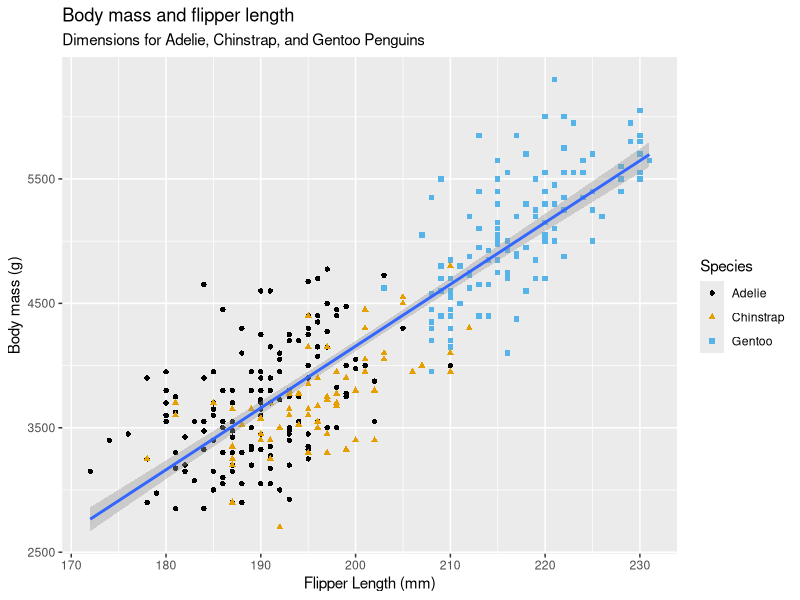
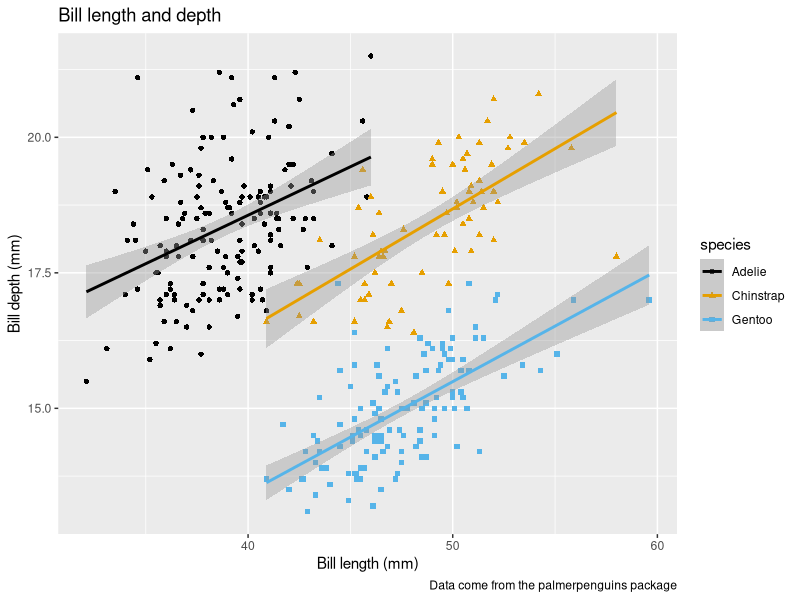
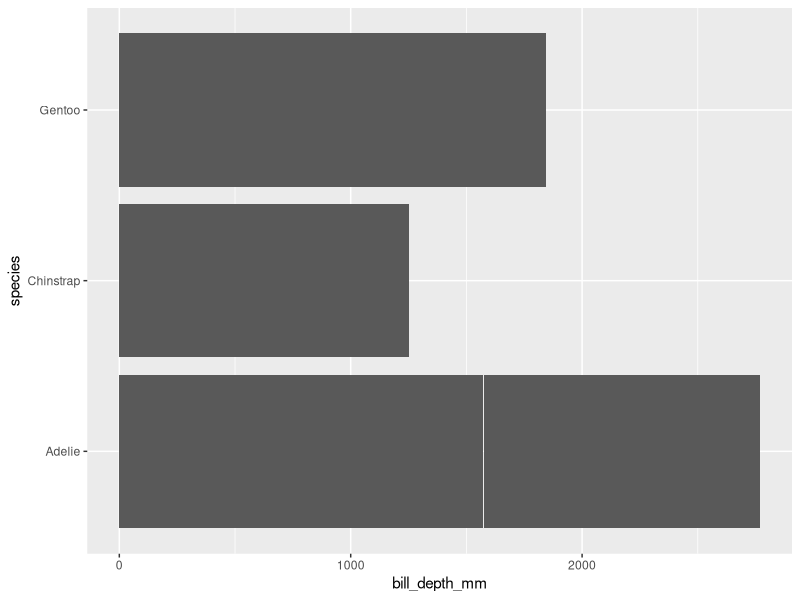
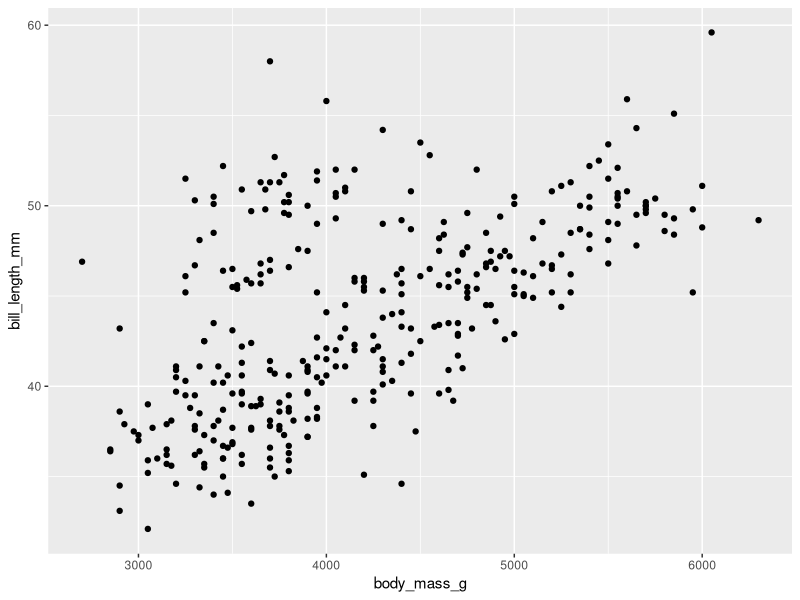
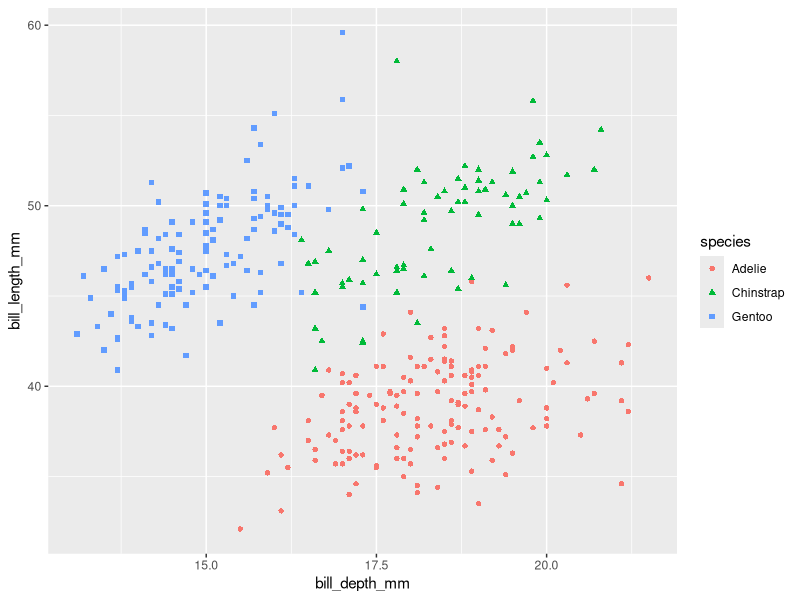
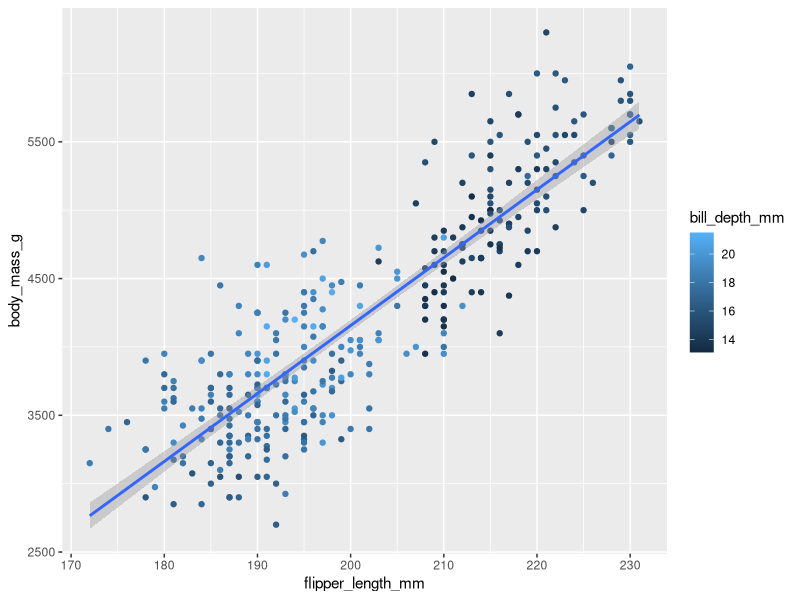
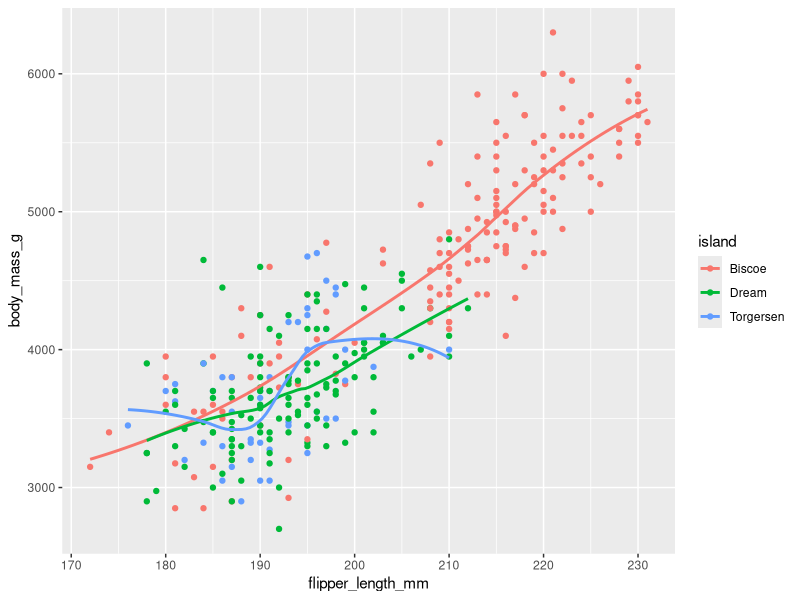
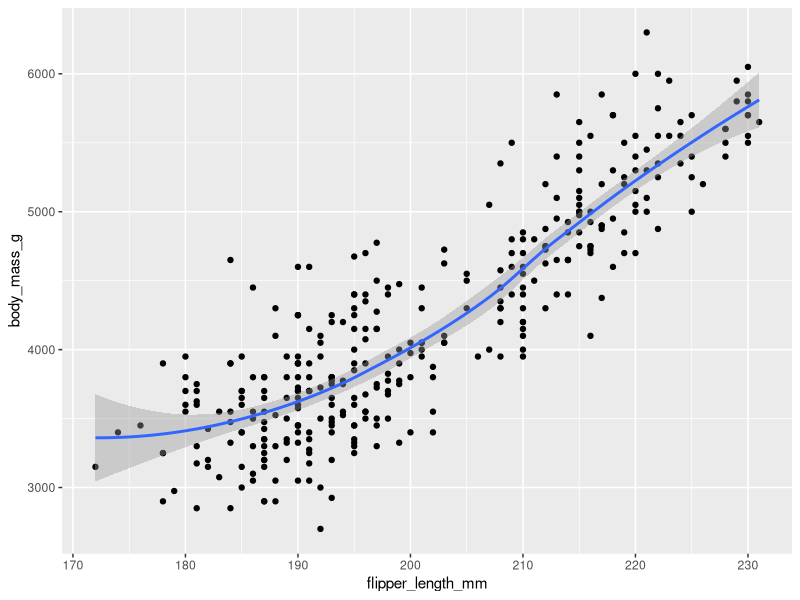

These charts were generated, in order, by the following R code:
## ---- chunk 1
knitr::opts_chunk$set(echo = TRUE)
## ---- chunk 2

library(ggplot2)
library(tidyverse)
library(palmerpenguins)
library(ggthemes)

## ---- chunk 3


ggplot(
  data=penguins,
  mapping = aes(x = flipper_length_mm, y=body_mass_g)
  ) +
  geom_point(mapping = aes(color = species, shape = species)) +
  geom_smooth(method ="lm") +
  labs(
    title = "Body mass and flipper length",
    subtitle = "Dimensions for Adelie, Chinstrap, and Gentoo Penguins",
    x = "Flipper Length (mm)", y="Body mass (g)",
    color = "Species", shape = "Species"
    ) +
  scale_color_colorblind()



## ---- chunk 4

ggplot(
  data=penguins,
  mapping = aes(y=bill_depth_mm, x=bill_length_mm, color = species, shape = species)
       ) +
  geom_point() +
  geom_smooth(method="lm") +
  labs(
    title = "Bill length and depth",
    y="Bill depth (mm)", x="Bill length (mm)",
    caption = "Data come from the palmerpenguins package"
  ) +
  scale_color_colorblind()


## ---- chunk 5


ggplot(
  data=penguins,
  mapping =aes(x=bill_depth_mm, y=species
               )
  ) +
  geom_col()


## ---- chunk 6
ggplot(data = penguins,
       mapping=aes(x=body_mass_g, y=bill_length_mm)
       ) + 
  geom_point()
## ---- chunk 7

ggplot(
  data=penguins,
  mapping=aes(x=bill_depth_mm, y =bill_length_mm, color=species, shape=species)
  ) +
  geom_point(na.rm=TRUE)


## ---- chunk 8

ggplot(
  data=penguins,
  mapping=aes(x=flipper_length_mm, y=body_mass_g)
  ) +
geom_point(
  mapping = aes(color=bill_depth_mm)
) +
geom_smooth(
  
  method="lm")


## ---- chunk 9

ggplot(
  data = penguins,
  mapping = aes(x = flipper_length_mm, y = body_mass_g, color = island)
) +
  geom_point() +
  geom_smooth(se = FALSE)

## ---- chunk 10
ggplot(
  data = penguins,
  mapping = aes(x = flipper_length_mm, y = body_mass_g)
) +
  geom_point() +
  geom_smooth()

ggplot() +
  geom_point(
    data = penguins,
    mapping = aes(x = flipper_length_mm, y = body_mass_g)
  ) +
  geom_smooth(
    data = penguins,
    mapping = aes(x = flipper_length_mm, y = body_mass_g)
  )

## ---- chunk 11

ggplot(penguins, aes(x = fct_infreq(species))) +
  geom_bar()

## ---- chunk 12

ggplot(penguins, aes(x=body_mass_g))+
  geom_histogram(binwidth = 200)

ggplot(penguins, aes(x=body_mass_g))+
  geom_histogram(binwidth = 20)

ggplot(penguins, aes(x=body_mass_g))+
  geom_histogram(binwidth = 50)

ggplot(penguins, aes(x=body_mass_g))+
  geom_histogram(binwidth = 2000)





## ---- chunk 13

ggplot(penguins, aes(x=body_mass_g))+
  geom_density()

ggplot(penguins, aes(x=bill_length_mm))+
  geom_density()

ggplot(penguins, aes(x=bill_depth_mm))+
  geom_density()

ggplot(penguins, aes(x=flipper_length_mm))+
  geom_density()


## ---- chunk 14

ggplot(penguins,aes(y=species))+
  geom_bar(
  )

## ---- chunk 15
ggplot(penguins, aes(x = species)) +
  geom_bar(color = "red")

ggplot(penguins, aes(x = species)) +
  geom_bar(fill = "red")
## ---- chunk 16

ggplot(diamonds,aes(x=carat))+
  geom_histogram(binwidth=.1)

ggplot(diamonds,aes(x=carat))+
  geom_histogram(binwidth=1)

ggplot(diamonds,aes(x=carat))+
  geom_histogram(binwidth=.01)


## ---- chunk 17

ggplot(penguins, aes(x=species, y=body_mass_g))+
  geom_boxplot()

ggplot(penguins,aes(x=body_mass_g, color=species))+
  geom_density(linewidth=0.75)

ggplot(penguins,aes(x=body_mass_g, color=species, fill=species))+
  geom_density(alpha=0.5)


## ---- chunk 18
ggplot(penguins, aes(x = island, fill = species)) +
  geom_bar()


ggplot(penguins, aes(x = island, fill = species)) +
  geom_bar(position = "fill")
## ---- chunk 19
ggplot(penguins, aes(x = flipper_length_mm, y = body_mass_g)) +
  geom_point(aes(color = species, shape = island))
## ---- chunk 20
ggplot(penguins, aes(x = flipper_length_mm, y = body_mass_g)) +
  geom_point(aes(color = species, shape = species)) +
  facet_wrap(~island)
## ---- chunk 21

ggplot(mpg, aes(x=hwy, y=displ, color=cyl))+
  geom_point()

ggplot(mpg, aes(x=hwy, y=displ, size=cyl))+
  geom_point()

ggplot(mpg, aes(x=hwy, y=displ, color=cyl, size=cyl))+
  geom_point()


ggplot(mpg, aes(x=hwy, y=displ, linewidth=class))+
  geom_point()


## ---- chunk 22

ggplot(mpg, aes(x=hwy, y=displ, color=cty, size=cty))+
  geom_point()

## ---- chunk 23

ggplot(penguins,aes(x=bill_depth_mm, y=bill_length_mm, color=species))+
  geom_point()

ggplot(penguins,aes(x=bill_depth_mm, y=bill_length_mm, color=species))+
  geom_point()+
  facet_wrap(~species)


## ---- chunk 24

ggplot(
  data = penguins,
  mapping = aes(
    x = bill_length_mm, y = bill_depth_mm, 
    color = species, shape = species
  )
) +
  geom_point() +
  labs(color = "Species", shape = "Species")

## ---- chunk 25

ggplot(penguins, aes(x = island, fill = species)) +
  geom_bar(position = "fill")
ggplot(penguins, aes(x = species, fill = island)) +
  geom_bar(position = "fill")

## ---- chunk 26
ggplot(penguins, aes(x = flipper_length_mm, y = body_mass_g)) +
  geom_point()
ggsave(filename = "penguin-plot.png")
## ---- chunk 27

ggplot(mpg, aes(x = class)) +
  geom_bar()
ggplot(mpg, aes(x = cty, y = hwy)) +
  geom_point()
ggsave("mpg-plot.png")

## ---- chunk 28
ggplot(mpg, aes(x = class)) +
  geom_bar()
ggplot(mpg, aes(x = cty, y = hwy)) +
  geom_point()
ggsave("mpg-plot.pdf")

